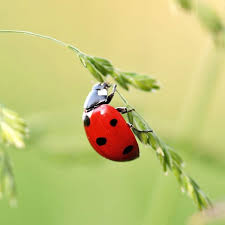
#> input picture images_test/test6.jpeg, 225 x 225 px
$ python FTC_segmentation.py
#> lines starting #> are read from the running program, lines starting #| are printed output that depends on the picture
### rbg_to_hsi_conversion.py
import numpy as np
import cv2 as cv
import matplotlib.pyplot as plt

def hsi(image):
    #charger l'image
#> called with image = './images_test/test6.jpeg'
    im = cv.imread(image)
#> im is the input picture: shape (225, 225, 3); mean B, G, R 119.6, 196.4, 195.9
    assert im is not None, "file could not be read, check with os.path.exists()"
    # Convertir l'image en une liste de pixels
    pixels = im.reshape(-1, 3)
    pixels = np.float_(pixels)  # Plus besoin de boucles, tout est dans un tableau NumPy
    R, G, B = pixels[:, 0], pixels[:,1], pixels[:,2]
    r,g,b = R/255, G/255, B/255
     # calcule I
    I = (r + g + b) / 3
    #calcule S
    S = np.sqrt( (r - I)**2 + (g - I)**2 + (b - I)**2)
    ## calcule H

    H = np.arccos( ( ( g - I) - ( b - I))/((S+1e-6)* np.sqrt(2))) ## ajout d'une constante pour éviter division par 0

    pixels_hsi = np.stack((H, S, I), axis=-1) ## on empile les 3 matrices pour former une seule matrice

    return pixels_hsi

im = r'./images_test/test6.jpeg'
print(im)
couleurs_hsi = hsi(im)
print("couleurs:", couleurs_hsi)
#> (printed output is left out)

import numpy as np
import numpy as np

# [33 lines left out: function rgb, not called in this run]


"""
## test

im = r'./images_test/fond-vert.jpg'
im1 = cv.imread(im)
pixels = im1.reshape(-1, 3)
print("ori",pixels[0])

##obtenir les couleurs en rgb

couleurs_hsi = hsi(im)
print("couleurs hsi", couleurs_hsi[0])
couleurs_rgb = rgb(couleurs_hsi)
print("result rgb",couleurs_rgb[0])
plt.imshow([[couleurs_rgb[0]]])
plt.axis('off')
plt.show()
"""
"""
##v1 pb: on a en entrée les valeur hsi déjà en radiant
def rgb(pixels_hsi):
    H, S, I = pixels_hsi[:, 0], pixels_hsi[:, 1], pixels_hsi[:, 2]
    R = np.zeros_like(H)
    G = np.zeros_like(H)
    B = np.zeros_like(H)

    # Convert degrees to radians for trigonometric functions
    H_rad = np.deg2rad(H)

    # Case 1: 0 <= H < 120
    mask1 = (H >= 0) & (H < 120)
    B[mask1] = I[mask1] * (1 - S[mask1])
    R[mask1] = I[mask1] * (1 + S[mask1] * np.cos(H_rad[mask1]) / np.cos(np.deg2rad(60) - H_rad[mask1]))
    G[mask1] = 3 * I[mask1] - (R[mask1] + B[mask1])

    # Case 2: 120 <= H < 240
    mask2 = (H >= 120) & (H < 240)
    H_rad[mask2] = H_rad[mask2] - np.deg2rad(120)
    R[mask2] = I[mask2] * (1 - S[mask2])
    G[mask2] = I[mask2] * (1 + S[mask2] * np.cos(H_rad[mask2]) / np.cos(np.deg2rad(60) - H_rad[mask2]))
    B[mask2] = 3 * I[mask2] - (R[mask2] + G[mask2])

    # Case 3: 240 <= H < 360
    mask3 = (H >= 240) & (H < 360)
    H_rad[mask3] = H_rad[mask3] - np.deg2rad(240)
    G[mask3] = I[mask3] * (1 - S[mask3])
    B[mask3] = I[mask3] * (1 + S[mask3] * np.cos(H_rad[mask3]) / np.cos(np.deg2rad(60) - H_rad[mask3]))
    R[mask3] = 3 * I[mask3] - (G[mask3] + B[mask3])

    # Scale to [0, 255]
    R = np.clip(R * 255, 0, 255)
    G = np.clip(G * 255, 0, 255)
    B = np.clip(B * 255, 0, 255)

    pixels_rgb = np.stack((R, G, B), axis=-1).astype(np.uint8)
    return pixels_rgb


"""
"""
def rgb(pixels_hsi) :
    H, S, I = pixels_hsi[:,0], pixels_hsi[:,1], pixels_hsi[:,2]
    if ( H >0 & H <120) :
        B = I * (1 - S)
        R = I* [1 + S*np.cos(H)/np.cos(60-H)]
        G = 3*I - (R + B)
    elif (H >= 120 & H < 240) :
        H = H - 120
        R = I * (1 - S)
        G = I* [1 + S*np.cos(H)/np.cos(60-H)]
        B = 3*I - (R + G)
    else :
        H = H - 240
        G = I * (1 - S)
        B = I* [1 + S*np.cos(H)/np.cos(60-H)]
        R = 3*I - (G + B)
    R = R*255
    G = G*255
    B = B*255
    pixels_rgb = np.stack((R, G, B), axis=-1)
    return pixels_rgb

couleurs_rgb = rgb(couleurs_hsi)
print("couleurs rgb", couleurs_rgb)
"""

### FTC_segmentation.py
import numpy as np
import matplotlib
import scipy
import scipy.linalg
import scipy.signal
import scipy.stats
from matplotlib import pyplot as plt
import cv2 as cv


def grenander_down(h) :
    n = len(h)
    gren = np.copy(h)
    for j in range(n) :
        i = 0
        while i < n-1 and gren[i]>= gren[i+1] :
            i+=1
        if  i == n-1 :
            break
        j = i
        while j < n-1 and gren[j] <= gren[j+1] :
            j+=1
        mean_val = np.mean(gren[i:j+1])
        gren[i:j+1] = mean_val
        i = j+1

    return gren


# [23 lines left out: function plot_histogram_and_grenander_down, not called in this run]

def grenander_up(h) :
    n = len(h)
    gren = np.copy(h)
    for j in range(n) :
        i = 0
        while i < n-1 and gren[i]<= gren[i+1] :
            i+=1
        if  i == n-1 :
            break
        j = i
        while j < n-1 and gren[j] >= gren[j+1] :
            j+=1
        mean_val = np.mean(gren[i:j+1])
        gren[i:j+1] = mean_val
        i = j+1

    return gren


# [33 lines left out: functions plot_histogram_and_grenander_up, generate_decreasing_with_noise, not called in this run]

# [5 lines of commented-out code are left out]


def hyp_decr(h) :
    gren = grenander_down(h)
    k = scipy.stats.ks_2samp(h,gren)[1]
    return  k >= 0.1

def hyp_incr(h) :
    gren = grenander_up(h)
    k = scipy.stats.ks_2samp(h,gren)[1]
    return  k >= 0.1

def unimodal(h) :
    n = len(h)
    for i in range(1,n-1) :
        h1 = h[:i]
        h2 = h[i:]
        if (hyp_incr(h1) and hyp_decr(h2)) :
            return True
    return False


def loc_min(h) :
    l = []
    if h[0] < h[1] :
        l.append(0)
    for i in range(1,len(h)-1) :
        if (h[i] < h[i-1] and  h[i] <= h[i+1] or h[i] <= h[i-1] and  h[i] < h[i+1]) :
            l.append(i)
    if h[-1] < h[-2] :
        l.append(len(h)-1)
    return np.array(l)

def merge_segments(h, S):
    modified = False
    i = 1
    while i < len(S) - 1:
        merged_interval = h[S[i-1]:S[i+1] + 1]
        if unimodal(merged_interval):
            S = np.delete(S, i)
            modified = True
            #print("Merged segments at index", i)
        else:
            i += 1
    return S, modified


def FTC_segmentation(h):
    S = loc_min(h)
    #print("Initial segmentation:", S)

    # Step 2: Merge segments based on the unimodal hypothesis
    while True:
        S, modified = merge_segments(h, S)
        if not modified:
            break

    # Step 3: Repeat with unions of multiple segments
    for group_size in range(3, len(S)):
        while True:
            modified = False
            i = 1
            while i < len(S) - group_size + 1:
                merged_interval = h[S[i-1]:S[i + group_size - 1] + 1]
                if unimodal(merged_interval):
                    S = np.delete(S, range(i, i + group_size - 1))
                    modified = True
                    #print("Merged segments of size", group_size, "at index", i)
                else:
                    i += 1
            if not modified:
                break


    return S


def plot_histogram_and_modes(h, modes,file_path=None):
    print("Modes:", modes)
    plt.figure(figsize=(10, 6))
    plt.plot(h, label='Histogram')
    #plt.scatter(modes, h[modes], color='red', label='Modes')
    # Ajout des barres rouges pour les modes
    bar_width = 1  # Largeur des barres rouges
    for mode in modes:
        print(mode)
        plt.bar(mode, max(h), color='red', width=bar_width)
    plt.xlabel('Index')
    plt.ylabel('Value')
    plt.title('Histogram and Modes')
    plt.legend()
    if file_path:
        plt.savefig(file_path)
        print(f"Plot saved to {file_path}")
    plt.show()


"""

def generate_increasing_decreasing_distribution(size, peak):
    return np.concatenate((np.linspace(0, peak, size // 2), np.linspace(peak, 0, size // 2)))

# Generate a small increasing then decreasing distribution
small_distribution = generate_increasing_decreasing_distribution(10, 5)

# Generate a much larger increasing then decreasing distribution
large_distribution = generate_increasing_decreasing_distribution(100, 50)


zeros = np.zeros(10)

distribution = np.concatenate((small_distribution, zeros, large_distribution))
#plot_histogram_and_modes(distribution, FTC_segmentation(distribution))

distribution = np.concatenate((zeros, large_distribution, zeros, large_distribution, zeros))
#plot_histogram_and_modes(distribution, FTC_segmentation(distribution))
incr = generate_decreasing_with_noise(30,0,10,0.5)
decr = generate_decreasing_with_noise(30,10,0,0.5)
distrib = np.concatenate((zeros,incr,decr,zeros))
plot_histogram_and_modes(distrib,FTC_segmentation(distrib))
"""
##test
def histogramme_r(list, r, pas):
    a = 0
    for i in range(len(list)):
        #print(list[i])
        if np.abs(list[i]-r)<pas:
            a += 1
    return a

def histogramme(list):
    maxr = max(list)
#> maxr = 3.14
    return [histogramme_r(list, r, maxr/180) for r in np.linspace(0, maxr, 180)]
#> after the loop in histogramme_r, `for i in range(len(list)):`: a = 1
im = r'./images_test/test6.jpeg'
from rbg_to_hsi_conversion import hsi
im = hsi(im)
hue = im[:,0]
hist= histogramme(hue)
#> hist = 180 values, max 5922 at index 75, min 0 at index 7, mean 560.6
modes = FTC_segmentation(hist)
#> after the loop in loc_min, `for i in range(1,len(h)-1) :`: l = 51 values from 0 to 175
#> in FTC_segmentation, `S = loc_min(h)`: S = 52 values from 0 to 179
#> the loop in FTC_segmentation, `while True:` made 3 passes
#> S on passes 1 to 3: [0, 47, 139, 179], [0, 139, 179], [0, 139, 179]
#> modes = [0, 139, 179]
modes = np.array(modes, dtype=int)


hist_1 = np.histogram(hue, bins=180)[0]
#> hist_1 = 180 values, max 4050 at index 75, min 0 at index 1, mean 281.2
modes1 = FTC_segmentation(hist_1)
#> the loop in FTC_segmentation (call 2), `while True:` made 2 passes
#> S on passes 1 to 2: [1, 56, 178], [1, 56, 178]
#> modes1 = [1, 56, 178]
modes1 = np.array(modes1, dtype=int)

plot_histogram_and_modes(hist, modes, file_path="histogram_modes.png")
#| Modes: [  0 139 179]
#> the loop in plot_histogram_and_modes, `for mode in modes:` made 3 passes
#> mode on passes 2 to 3: 139, 179
#| 0
#| 139
#| 179
#> in plot_histogram_and_modes, `plt.savefig(file_path)`:
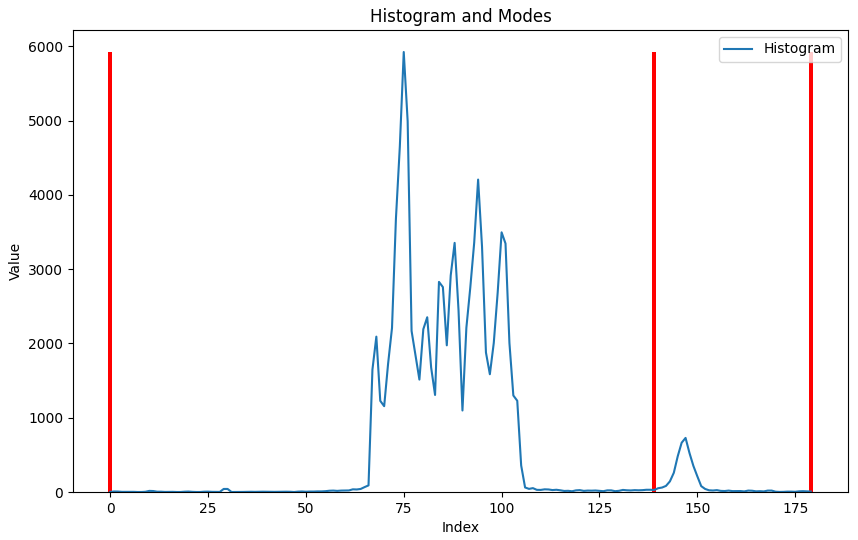
#> figure drawn by matplotlib, 1 panel; curve peaks at x = 75, y = 5922
plot_histogram_and_modes(hist_1, modes1)
#| Modes: [  1  56 178]
#> the loop in plot_histogram_and_modes (call 2), `for mode in modes:` made 3 passes
#> mode on passes 2 to 3: 56, 178
#| 1
#| 56
#| 178
#> in plot_histogram_and_modes (call 2), `plt.show()`:
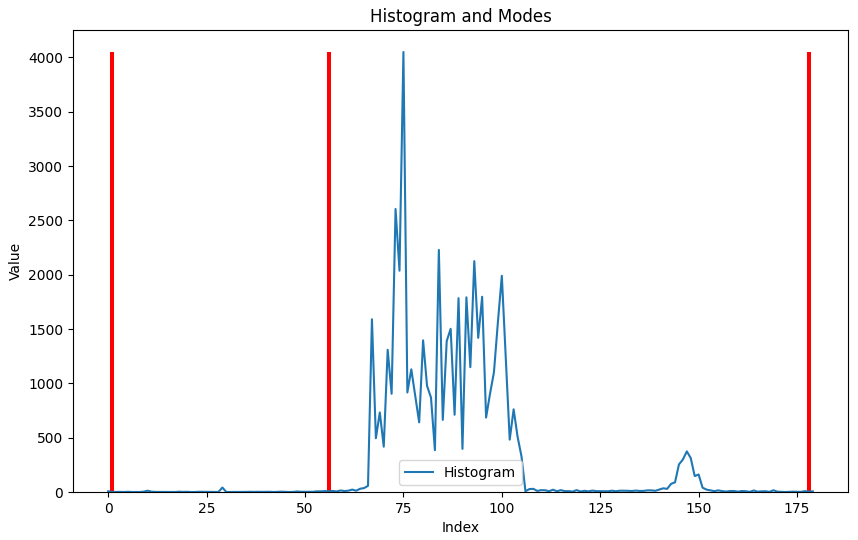
#> figure drawn by matplotlib, 1 panel; curve peaks at x = 75, y = 4050
